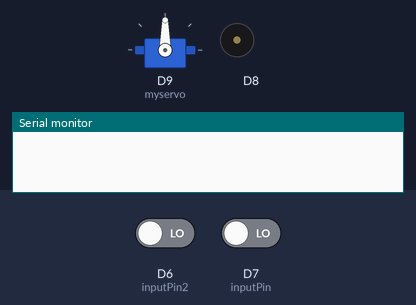
Bench run of a program on a simulated Arduino MKR. Parts: servo, buzzer (waves = sounding), the last lines printed to the serial monitor. Inputs (shaded band) come from the test bench; at power-on: D6 (inputPin2) LOW, D7 (inputPin) LOW.

Above: at 1.2 s.
1.3 s: D6 (inputPin2) driven HIGH
At 2.82 s:
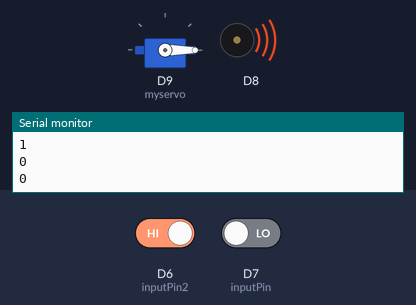
4.3 s: D7 (inputPin) driven HIGH
At 6.54 s:
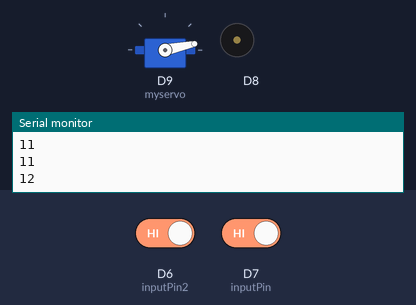
7.3 s: D6 (inputPin2) driven LOW
At 8.54 s:
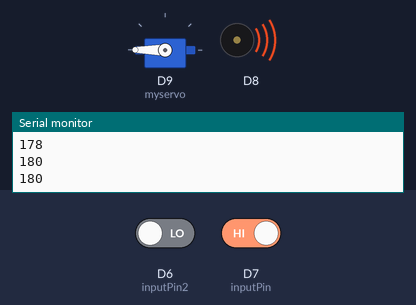
10.3 s: D7 (inputPin) driven LOW
At 11.3 s:
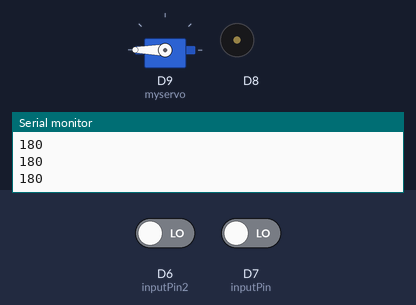
11.8 s: D6 (inputPin2) driven HIGH
At 12.74 s:
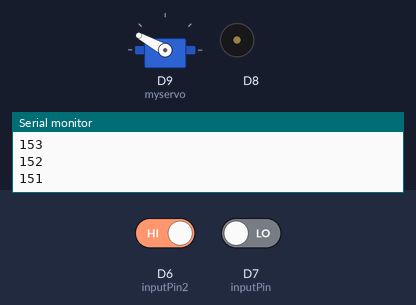
Timing chart, 0 to 15.8 s (numbered marks = the images above; inputs shaded):
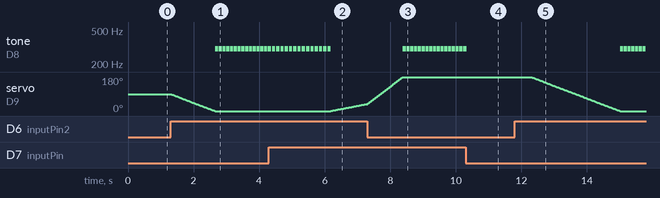

Measured:
- after the input at 1.3 s, tone on D8: alternates 300 Hz for 0.10 s and silent for 0.02 s, starting after 1.4 s; servo on D9 (myservo): moves from 90° to 0° over 1.4 s, starting at once
- after the input at 4.3 s, servo on D9 (myservo): moves from 0° to 37° over 1.1 s, starting after 1.9 s
- after the input at 7.3 s, tone on D8: alternates 300 Hz for 0.10 s and silent for 0.02 s, starting after 1.1 s
- after the input at 10.3 s, tone on D8: goes on until 10.3 s, then stays silent
- after the input at 11.8 s, tone on D8: alternates 300 Hz for 0.10 s and silent for 0.02 s, starting after 3.2 s; servo on D9 (myservo): moves from 180° to 0° over 2.7 s, starting after 0.50 s

The program:

main.cpp
```cpp
#include <Arduino.h>
#include <Servo.h>

/*
  # Description:
  # When you push the digital button, the Led 13 on the board will turn off. Otherwise,the led turns on.
*/


Servo myservo;
int ledPin = 10;
int inputPin = 7;
int inputPin2 = 6;
int pos = 90;;


void setup() {
  myservo.attach(9);


  pinMode(inputPin, INPUT);


}

void loop(){

  int valRed = digitalRead(inputPin);  // read input value
  int valWhite = digitalRead(inputPin2);

  if(valRed == HIGH ) {            // check if the input is HIGH
            pos += 1;
            myservo.write(pos);
            delay(15);
            pos += 1;

          int servoAngle = myservo.read();
            Serial.println(servoAngle);
          if (valRed == HIGH &&  servoAngle == 180){
                tone(8, 300,500);


                delay(100);

                noTone(8);

        }
    }


  if (valWhite == HIGH ) {            // check if the input is HIGH
         pos -= 1;
        myservo.write(pos);
        delay(15);

      int servoAngle = myservo.read();
       Serial.println(servoAngle);
      if (valWhite == HIGH &&  servoAngle == 0){
        tone(8, 300,500);


              delay(100);

          noTone(8);

       }

  }


}
```
